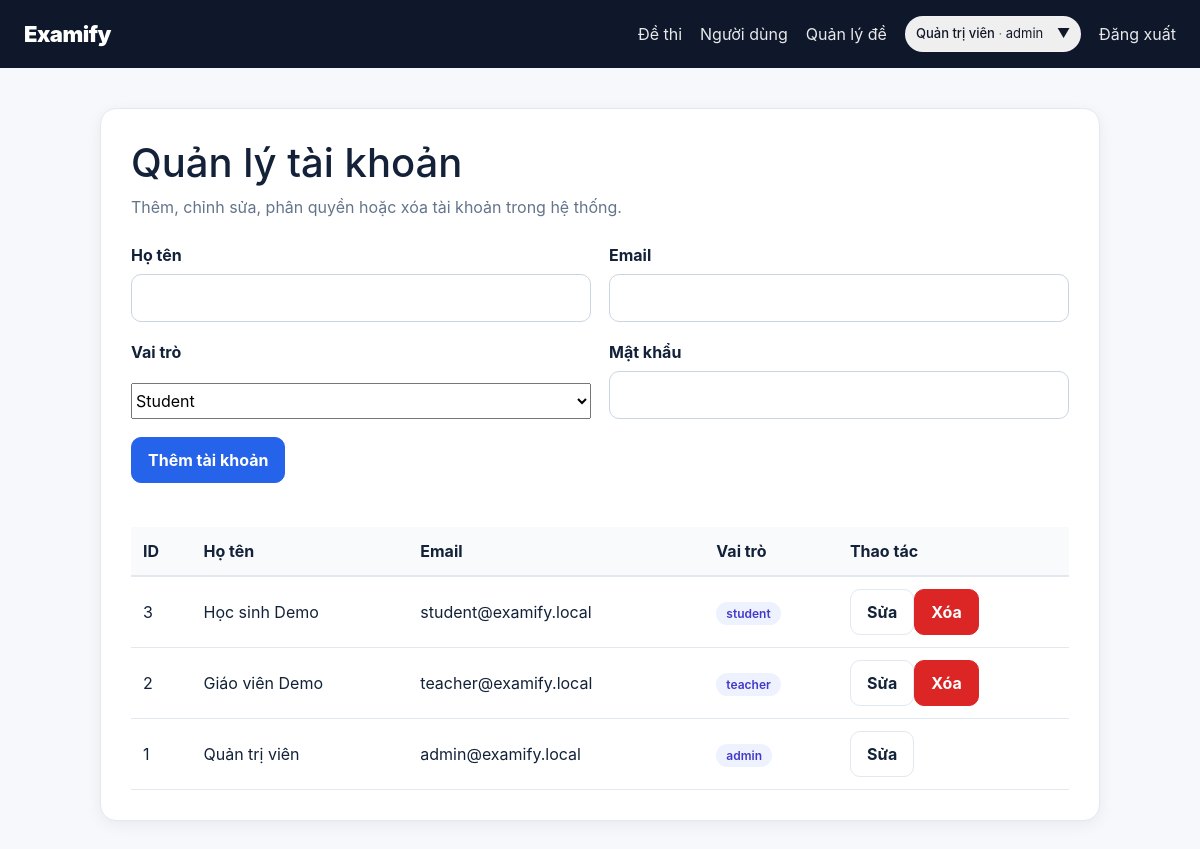
The app's page /public/admin/quanly_user.php (signed in) with its own data.
### tables this page shows
CREATE TABLE IF NOT EXISTS users (
    id BIGINT UNSIGNED AUTO_INCREMENT PRIMARY KEY,
    name VARCHAR(120) NOT NULL,
    email VARCHAR(190) NOT NULL UNIQUE,
    password VARCHAR(255) NOT NULL,
    role ENUM('admin','teacher','student') NOT NULL DEFAULT 'student',
    created_at TIMESTAMP NOT NULL DEFAULT CURRENT_TIMESTAMP,
    INDEX idx_users_role (role)
);

### app/helpers.php (called while the page is built, shortened)
<?php
function e(?string $value): string
{
    return htmlspecialchars((string)$value, ENT_QUOTES, 'UTF-8');
}
function base_url(string $path = ''): string
{
    global $config;
    $base = rtrim((string)($config['app']['base_url'] ?? ''), '/');
    $path = '/' . ltrim($path, '/');
    return $base . ($path === '/' ? '' : $path);
}

### app/Auth.php (called while the page is built, shortened)
<?php
final class Auth
{
    public static function user(): ?array
        {
            return $_SESSION['user'] ?? null;
        }
}

### public/admin/quanly_user.php (the view, shortened to what this page needs)
<?php
$pdo = Database::pdo();
$availableRoles = ['admin', 'teacher', 'student'];
$editUser = null;
$users = $pdo->query('SELECT id,name,email,role FROM users ORDER BY id DESC')->fetchAll();
require __DIR__ . '/../_header.php';
?>
<section class="panel" style="max-width: 1000px; margin: 40px auto; background: #fff; padding: 30px; border-radius: 16px; box-shadow: 0 4px 16px rgba(15, 23, 42, 0.06);">
    <h1>Quản lý tài khoản</h1>
    <p class="muted">Thêm, chỉnh sửa, phân quyền hoặc xóa tài khoản trong hệ thống.</p>
    <form method="post" class="form-grid" style="margin: 24px 0;">
        <label>Họ tên<input name="name" maxlength="120" required value="<?= e($editUser['name'] ?? '') ?>"></label>
        <label>Email<input name="email" type="email" maxlength="190" required value="<?= e($editUser['email'] ?? '') ?>"></label>
        <label>Vai trò<select name="role"><?php foreach ($availableRoles as $availableRole): ?><option value="<?= e($availableRole) ?>" <?= ($editUser['role'] ?? 'student') === $availableRole ? 'selected' : '' ?>><?= e(ucfirst($availableRole)) ?></option><?php endforeach; ?></select></label>
        <label>Mật khẩu <?= $editUser ? '(để trống nếu không đổi)' : '' ?><input name="password" type="password" <?= $editUser ? '' : 'required' ?> minlength="6" autocomplete="new-password"></label>
        <div class="span-2 actions"><button class="btn primary" type="submit"><?= $editUser ? 'Lưu thay đổi' : 'Thêm tài khoản' ?></button></div>
    </form>
    <div style="overflow-x: auto;"><table style="width: 100%; border-collapse: collapse; margin-top: 20px;"><thead><tr style="background: #f8fafc; text-align: left; border-bottom: 2px solid #e2e8f0;"><th style="padding: 12px;">ID</th><th style="padding: 12px;">Họ tên</th><th style="padding: 12px;">Email</th><th style="padding: 12px;">Vai trò</th><th style="padding: 12px;">Thao tác</th></tr></thead><tbody>
        <?php foreach ($users as $item): ?><tr style="border-bottom: 1px solid #e2e8f0;"><td style="padding: 12px;"><?= (int)$item['id'] ?></td><td style="padding: 12px;"><?= e($item['name']) ?></td><td style="padding: 12px;"><?= e($item['email']) ?></td><td style="padding: 12px;"><span style="background: #eef2ff; color: #4338ca; padding: 4px 10px; border-radius: 999px; font-size: 12px; font-weight: 600;"><?= e($item['role']) ?></span></td><td style="padding: 12px; white-space: nowrap;"><a class="btn" href="<?= e(base_url('/admin/quanly_user.php?edit=' . $item['id'])) ?>">Sửa</a><?php if ((int)$item['id'] !== (int)$user['id']): ?><form method="post" style="display: inline;" onsubmit="return confirm('Xóa tài khoản này?');"><input type="hidden" name="csrf_token" value="<?= e(csrf_token()) ?>"><input type="hidden" name="action" value="delete"><input type="hidden" name="user_id" value="<?= (int)$item['id'] ?>"><button class="btn danger" type="submit">Xóa</button></form><?php endif; ?></td></tr><?php endforeach; ?>
    </tbody></table></div>
</section>
<?php require __DIR__ . '/../_footer.php'; ?>

### public/_header.php (shortened to what this page needs)
<?php
$user = Auth::user();
if ($user){
$role = $user['role'];
}
$roles = [
    'admin' => [
        'name' => 'Quản trị viên',
        'username' => 'admin'
    ],
    'teacher' => [
        'name' => 'Giáo viên Demo',
        'username' => 'teacher'
    ],
    'student' => [
        'name' => 'Học sinh Demo',
        'username' => 'student'
    ]
];
if (isset($role)){
$currentRole = $roles[$role] ?? $roles['teacher'];
}
$homePath = match ($user['role'] ?? '') {
    'admin' => '/admin/dashboard.php',
    'teacher' => '/teacher/exams.php',
    default => '/dashboard.php',
};
?>
<!doctype html>
<html lang="vi">
<head>
    <link rel="stylesheet" href="https://cdn.jsdelivr.net/npm/bootstrap@5.3.3/dist/css/bootstrap.min.css">
    <link rel="stylesheet" href="<?= e(base_url('/assets/css/app.css')) ?>">
    <link rel="stylesheet" href="<?= e(base_url('/assets/css/style.css')) ?>">
</head>
<body>
<header class="topbar">
    <a class="brand" href="<?= e(base_url($homePath)) ?>">Examify</a>
    <nav id="topbarNav">
        <a href="<?= e(base_url('/exams.php')) ?>">Đề thi</a>
        <?php if ($user): ?>
            <?php if ($user['role'] === 'admin'): ?>
                <a href="<?= e(base_url('/admin/quanly_user.php')) ?>">Người dùng</a>
                <a href="<?= e(base_url('/teacher/exams.php')) ?>">Quản lý đề</a>
            <?php elseif ($user['role'] === 'teacher'): ?>
                <a href="<?= e(base_url('/teacher/exams.php')) ?>">Quản lý đề</a>
            <?php endif; ?>
            <div class="role-selector" id="roleSelector">
                <button
                    type="button"
                    class="role-button user-chip"
                    id="roleButton"
                >
                    <span class="role-button-content">
                        <span
                            class="role-name"
                            id="currentRoleName"
                        >
                            <?= htmlspecialchars($currentRole['name']) ?>
                        </span>
                        <span class="dot">·</span>
                        <span
                            class="role-username"
                            id="currentRoleUsername"
                        >
                            <?= htmlspecialchars($currentRole['username']) ?>
                        </span>
                    </span>
                    <span class="arrow">▼</span>
                </button>
            </div>
            <a href="<?= e(base_url('/logout.php')) ?>">Đăng xuất</a>
        <?php else: ?>
            <a class="btn primary" href="<?= e(base_url('/login.php')) ?>">Đăng nhập</a>
        <?php endif; ?>
    </nav>
</header>
</body>
<main class="container">

### public/assets/css/app.css (style rules this page uses)
:root { --bg: #f6f8fc; --surface: #fff; --text: #132238; --muted: #64748b; --line: #e2e8f0; --primary: #2563eb; --primary-dark: #1d4ed8; --danger: #dc2626; --ok: #15803d; --shadow: 0 12px 30px rgba(15, 23, 42, .08); --radius: 16px }
* { box-sizing: border-box }
body { margin: 0; font-family: Inter, ui-sans-serif, system-ui, -apple-system, Segoe UI, Roboto, Arial; background: var(--bg); color: var(--text) }
a { color: inherit; text-decoration: none }
button, input, textarea { font: inherit }
.topbar { height: 68px; background: #0f172a; color: #fff; display: flex; align-items: center; justify-content: space-between; padding: 0 max(24px, calc((100vw - 1180px)/2)); position: sticky; top: 0; z-index: 20 }
.brand { font-weight: 900; font-size: 22px; letter-spacing: -.5px }
.topbar nav { display: flex; gap: 18px; align-items: center }
.topbar nav>a { opacity: .9 }
.user-chip { padding: 7px 10px; border: 1px solid rgba(255, 255, 255, .18); border-radius: 999px; font-size: 13px }
.container { width: min(1180px, calc(100% - 32px)); margin: 32px auto 70px }
.btn { display: inline-flex; align-items: center; justify-content: center; border: 1px solid var(--line); background: #fff; color: var(--text); padding: 10px 16px; border-radius: 10px; font-weight: 750; cursor: pointer; transition: .15s }
.btn.primary { background: var(--primary); border-color: var(--primary); color: #fff }
.btn.danger { color: #fff; background: var(--danger); border-color: var(--danger) }
.stat, .panel, .exam-card, .question-card, .question-editor, .result-card, .auth-card { background: var(--surface); border: 1px solid var(--line); border-radius: var(--radius); box-shadow: var(--shadow) }
.panel { padding: 24px; margin-top: 22px }
.muted { color: var(--muted) }
.exam-card-top, .meta-row, .actions { display: flex; justify-content: space-between; align-items: center; gap: 10px; flex-wrap: wrap }
.stack label, .form-grid label, .question-editor label { display: grid; gap: 7px; font-weight: 650 }
input, textarea { width: auto; border: 1px solid #cbd5e1; border-radius: 10px; padding: 11px 12px; background: #fff; outline: none }
.form-grid { display: grid; grid-template-columns: 1fr 1fr; gap: 18px }
.span-2 { grid-column: span 2 }
.role-selector { position: relative; display: inline-block; }
.role-button { color: #111827; cursor: pointer; transition: 0.2s ease; }
.role-button .role-name { font-weight: 500; }
.role-button .dot { color: #6b7280; }
.role-button .role-username { color: #111827; }
.arrow { margin-left: 10px; width: 7px; height: 7px; transform: rotate(45deg); transition: 0.25s ease; }

### records on screen
users: name "Quản trị viên", role "admin", id "1", email "admin@examify.local"
users: id "3", name "Học sinh Demo", email "student@examify.local", role "student"
users: id "2", name "Giáo viên Demo", email "teacher@examify.local", role "teacher"

### other values on screen
form field role "Student"
